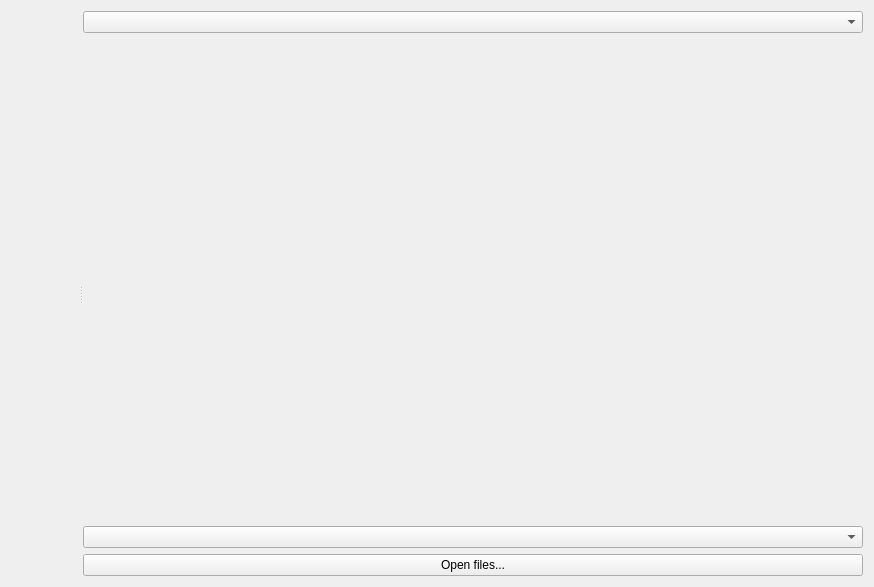
<?xml version="1.0" encoding="UTF-8"?>
<ui version="4.0">
 <class>QCstmVisualization</class>
 <widget class="QWidget" name="QCstmVisualization">
  <property name="geometry">
   <rect>
    <x>0</x>
    <y>0</y>
    <width>874</width>
    <height>587</height>
   </rect>
  </property>
  <property name="windowTitle">
   <string>Form</string>
  </property>
  <layout class="QHBoxLayout" name="horizontalLayout">
   <item>
    <widget class="QSplitter" name="mainSplitter">
     <property name="orientation">
      <enum>Qt::Horizontal</enum>
     </property>
     <widget class="QWidget" name="">
      <layout class="QVBoxLayout" name="verticalLayout_7" stretch="1,0">
       <property name="spacing">
        <number>60</number>
       </property>
       <property name="sizeConstraint">
        <enum>QLayout::SetDefaultConstraint</enum>
       </property>
       <item>
        <widget class="QCstmPlotHeatmap" name="heatmap" native="true">
         <property name="sizePolicy">
          <sizepolicy hsizetype="MinimumExpanding" vsizetype="Preferred">
           <horstretch>4</horstretch>
           <verstretch>0</verstretch>
          </sizepolicy>
         </property>
         <property name="minimumSize">
          <size>
           <width>4</width>
           <height>0</height>
          </size>
         </property>
        </widget>
       </item>
       <item>
        <widget class="QLabel" name="resultsMouseoverLabel">
         <property name="text">
          <string/>
         </property>
         <property name="alignment">
          <set>Qt::AlignCenter</set>
         </property>
        </widget>
       </item>
      </layout>
     </widget>
     <widget class="QWidget" name="">
      <layout class="QVBoxLayout" name="verticalLayout_6">
       <property name="sizeConstraint">
        <enum>QLayout::SetDefaultConstraint</enum>
       </property>
       <item>
        <widget class="QComboBox" name="layerCombobox"/>
       </item>
       <item>
        <widget class="QCstmPlotHistogram" name="histogramPlot" native="true"/>
       </item>
       <item>
        <widget class="QComboBox" name="heatmapCombobox">
         <property name="sizePolicy">
          <sizepolicy hsizetype="MinimumExpanding" vsizetype="Fixed">
           <horstretch>1</horstretch>
           <verstretch>0</verstretch>
          </sizepolicy>
         </property>
         <property name="minimumSize">
          <size>
           <width>1</width>
           <height>0</height>
          </size>
         </property>
        </widget>
       </item>
       <item>
        <widget class="QPushButton" name="openfileButton">
         <property name="text">
          <string>Open files...</string>
         </property>
        </widget>
       </item>
      </layout>
     </widget>
    </widget>
   </item>
  </layout>
 </widget>
 <customwidgets>
  <customwidget>
   <class>QCstmPlotHeatmap</class>
   <extends>QWidget</extends>
   <header>qcstmplotheatmap.h</header>
   <container>1</container>
   <slots>
    <signal>dataRangeChanged(QCPRange)</signal>
    <signal>plotCountChanged(int)</signal>
    <signal>activePlotChanged(int)</signal>
    <signal>nouseOverChanged(QString)</signal>
    <slot>setHeatmap(QCPColorGradient)</slot>
    <slot>changeRange(QCPRange)</slot>
    <slot>setActive(int)</slot>
   </slots>
  </customwidget>
  <customwidget>
   <class>QCstmPlotHistogram</class>
   <extends>QWidget</extends>
   <header>qcstmplothistogram.h</header>
   <container>1</container>
   <slots>
    <signal>rangeChanged(QCPRange)</signal>
    <slot>changeBinSize(int)</slot>
    <slot>minClampChanged(double)</slot>
    <slot>maxClampChanged(double)</slot>
    <slot>changeRange(QCPRange)</slot>
    <slot>setActive(int)</slot>
   </slots>
  </customwidget>
 </customwidgets>
 <resources/>
 <connections/>
</ui>
